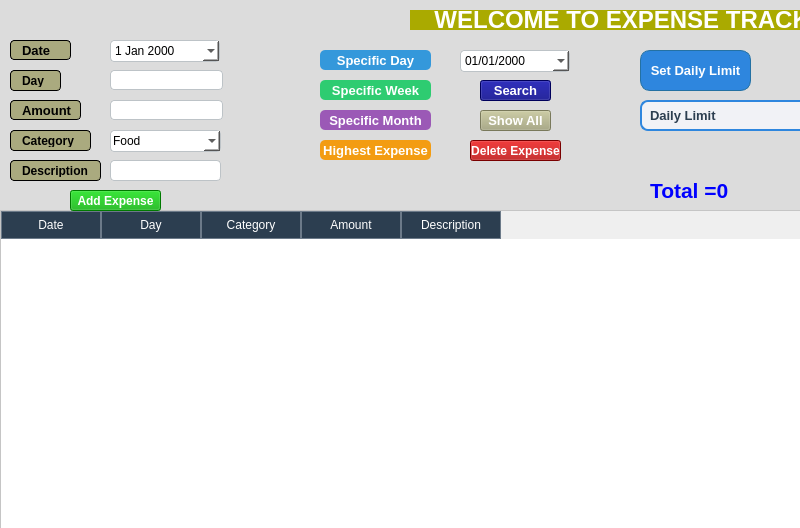
<?xml version="1.0" encoding="UTF-8"?>
<ui version="4.0">
 <class>MainWindow</class>
 <widget class="QMainWindow" name="MainWindow">
  <property name="geometry">
   <rect>
    <x>0</x>
    <y>0</y>
    <width>800</width>
    <height>528</height>
   </rect>
  </property>
  <property name="palette">
   <palette>
    <active>
     <colorrole role="Button">
      <brush brushstyle="SolidPattern">
       <color alpha="255">
        <red>220</red>
        <green>220</green>
        <blue>220</blue>
       </color>
      </brush>
     </colorrole>
     <colorrole role="Base">
      <brush brushstyle="SolidPattern">
       <color alpha="255">
        <red>220</red>
        <green>220</green>
        <blue>220</blue>
       </color>
      </brush>
     </colorrole>
     <colorrole role="Window">
      <brush brushstyle="SolidPattern">
       <color alpha="255">
        <red>220</red>
        <green>220</green>
        <blue>220</blue>
       </color>
      </brush>
     </colorrole>
    </active>
    <inactive>
     <colorrole role="Button">
      <brush brushstyle="SolidPattern">
       <color alpha="255">
        <red>220</red>
        <green>220</green>
        <blue>220</blue>
       </color>
      </brush>
     </colorrole>
     <colorrole role="Base">
      <brush brushstyle="SolidPattern">
       <color alpha="255">
        <red>220</red>
        <green>220</green>
        <blue>220</blue>
       </color>
      </brush>
     </colorrole>
     <colorrole role="Window">
      <brush brushstyle="SolidPattern">
       <color alpha="255">
        <red>220</red>
        <green>220</green>
        <blue>220</blue>
       </color>
      </brush>
     </colorrole>
    </inactive>
    <disabled>
     <colorrole role="Button">
      <brush brushstyle="SolidPattern">
       <color alpha="255">
        <red>220</red>
        <green>220</green>
        <blue>220</blue>
       </color>
      </brush>
     </colorrole>
     <colorrole role="Base">
      <brush brushstyle="SolidPattern">
       <color alpha="255">
        <red>220</red>
        <green>220</green>
        <blue>220</blue>
       </color>
      </brush>
     </colorrole>
     <colorrole role="Window">
      <brush brushstyle="SolidPattern">
       <color alpha="255">
        <red>220</red>
        <green>220</green>
        <blue>220</blue>
       </color>
      </brush>
     </colorrole>
    </disabled>
   </palette>
  </property>
  <property name="windowTitle">
   <string>MainWindow</string>
  </property>
  <property name="styleSheet">
   <string notr="true">/* صرف ان ناموں والے لیبلز پر اسٹائل لگے گا */
#lblDate, #lblDay, #lblCategory, #lblAmount, #lblDescription {
    color: #2f3640;             /* گہرا سرمئی ٹیکسٹ */
    background: transparent;    /* اس سے مین ونڈو کا کلر خراب نہیں ہوگا */
    border: 1px solid #000000;  /* کالی بارڈر */
    border-radius: 4px;         
    padding: 3px 8px;           
    font-weight: bold;          
}

/* اگر آپ چاہتے ہیں کہ بارڈر کے اندر تھوڑا ہلکا سفید رنگ ہو تو اسے استعمال کریں */
/* ورنہ اوپر والا 'transparent' بہترین ہے */</string>
  </property>
  <widget class="QWidget" name="centralwidget">
   <widget class="QTableWidget" name="tableWidget">
    <property name="geometry">
     <rect>
      <x>0</x>
      <y>210</y>
      <width>971</width>
      <height>381</height>
     </rect>
    </property>
    <property name="minimumSize">
     <size>
      <width>0</width>
      <height>381</height>
     </size>
    </property>
    <property name="styleSheet">
     <string notr="true">/* یہ پوری ونڈو کا بیک گراؤنڈ رنگ سیٹ کرے گا */
QMainWindow {
    background-color: rgb(170, 170, 0); 
}

/* یہ صرف ٹیبل کے ہیڈر (Date, Day, etc.) کا رنگ بدلے گا */
QHeaderView::section {
    background-color: #2c3e50; /* گہرا نیلا رنگ */
    color: white;               /* سفید لکھائی */
    padding: 4px;
    border: 1px solid #6c7a89;
}

/* یہ باقی ٹیبل کو سفید رکھے گا */
QTableWidget {
    background-color: white;
}</string>
    </property>
    <property name="selectionBehavior">
     <enum>QAbstractItemView::SelectionBehavior::SelectRows</enum>
    </property>
    <column>
     <property name="text">
      <string>Date</string>
     </property>
    </column>
    <column>
     <property name="text">
      <string>Day</string>
     </property>
    </column>
    <column>
     <property name="text">
      <string>Category</string>
     </property>
    </column>
    <column>
     <property name="text">
      <string>Amount</string>
     </property>
    </column>
    <column>
     <property name="text">
      <string>Description</string>
     </property>
    </column>
   </widget>
   <widget class="QLineEdit" name="txtday">
    <property name="geometry">
     <rect>
      <x>110</x>
      <y>70</y>
      <width>113</width>
      <height>20</height>
     </rect>
    </property>
    <property name="styleSheet">
     <string notr="true">QLineEdit, QComboBox, QDateEdit {
    border: 1px solid #bdc3c7;
    border-radius: 4px;
    padding: 2px;
    background-color: #ffffff;
    selection-background-color: #2980b9;
}</string>
    </property>
    <property name="readOnly">
     <bool>true</bool>
    </property>
   </widget>
   <widget class="QLineEdit" name="txtamount">
    <property name="geometry">
     <rect>
      <x>110</x>
      <y>100</y>
      <width>113</width>
      <height>20</height>
     </rect>
    </property>
    <property name="styleSheet">
     <string notr="true">QLineEdit, QComboBox, QDateEdit {
    border: 1px solid #bdc3c7;
    border-radius: 4px;
    padding: 2px;
    background-color: #ffffff;
    selection-background-color: #2980b9;
}</string>
    </property>
   </widget>
   <widget class="QLabel" name="lblDate">
    <property name="geometry">
     <rect>
      <x>10</x>
      <y>40</y>
      <width>61</width>
      <height>20</height>
     </rect>
    </property>
    <property name="font">
     <font>
      <pointsize>10</pointsize>
      <bold>true</bold>
     </font>
    </property>
    <property name="styleSheet">
     <string notr="true">background-color: rgb(170, 170, 127);
color: rgb(0, 0, 0);</string>
    </property>
    <property name="text">
     <string>Date</string>
    </property>
   </widget>
   <widget class="QLabel" name="lblDay">
    <property name="geometry">
     <rect>
      <x>10</x>
      <y>70</y>
      <width>51</width>
      <height>21</height>
     </rect>
    </property>
    <property name="font">
     <font>
      <pointsize>9</pointsize>
      <bold>true</bold>
     </font>
    </property>
    <property name="styleSheet">
     <string notr="true">background-color: rgb(170, 170, 127);
color: rgb(0, 0, 0);</string>
    </property>
    <property name="text">
     <string>Day</string>
    </property>
   </widget>
   <widget class="QLabel" name="lblCategory">
    <property name="geometry">
     <rect>
      <x>10</x>
      <y>130</y>
      <width>81</width>
      <height>21</height>
     </rect>
    </property>
    <property name="font">
     <font>
      <pointsize>9</pointsize>
      <bold>true</bold>
     </font>
    </property>
    <property name="styleSheet">
     <string notr="true">background-color: rgb(170, 170, 127);
color: rgb(0, 0, 0);</string>
    </property>
    <property name="text">
     <string>Category</string>
    </property>
   </widget>
   <widget class="QLabel" name="lblAmount">
    <property name="geometry">
     <rect>
      <x>10</x>
      <y>100</y>
      <width>71</width>
      <height>20</height>
     </rect>
    </property>
    <property name="font">
     <font>
      <pointsize>10</pointsize>
      <bold>true</bold>
     </font>
    </property>
    <property name="styleSheet">
     <string notr="true">background-color: rgb(170, 170, 127);
color: rgb(0, 0, 0);</string>
    </property>
    <property name="text">
     <string>Amount</string>
    </property>
   </widget>
   <widget class="QPushButton" name="btnadd">
    <property name="geometry">
     <rect>
      <x>70</x>
      <y>190</y>
      <width>91</width>
      <height>21</height>
     </rect>
    </property>
    <property name="font">
     <font>
      <bold>true</bold>
     </font>
    </property>
    <property name="styleSheet">
     <string notr="true">background-color: rgb(0, 170, 0);
color: rgb(255, 255, 255);</string>
    </property>
    <property name="text">
     <string>Add Expense</string>
    </property>
   </widget>
   <widget class="QLabel" name="label_welcome">
    <property name="geometry">
     <rect>
      <x>410</x>
      <y>10</y>
      <width>451</width>
      <height>20</height>
     </rect>
    </property>
    <property name="font">
     <font>
      <pointsize>18</pointsize>
      <italic>false</italic>
      <bold>true</bold>
      <underline>false</underline>
      <strikeout>false</strikeout>
     </font>
    </property>
    <property name="styleSheet">
     <string notr="true">background-color: rgb(170, 170, 0);
color: rgb(255, 255, 255);</string>
    </property>
    <property name="text">
     <string> WELCOME TO EXPENSE TRACKER</string>
    </property>
    <property name="alignment">
     <set>Qt::AlignmentFlag::AlignCenter</set>
    </property>
   </widget>
   <widget class="QPushButton" name="btn_delete">
    <property name="geometry">
     <rect>
      <x>470</x>
      <y>140</y>
      <width>91</width>
      <height>21</height>
     </rect>
    </property>
    <property name="font">
     <font>
      <bold>true</bold>
     </font>
    </property>
    <property name="styleSheet">
     <string notr="true">background-color: rgb(170, 0, 0);
color: rgb(255, 255, 255);</string>
    </property>
    <property name="text">
     <string>Delete Expense</string>
    </property>
   </widget>
   <widget class="QLabel" name="lblTotal">
    <property name="geometry">
     <rect>
      <x>650</x>
      <y>170</y>
      <width>331</width>
      <height>41</height>
     </rect>
    </property>
    <property name="font">
     <font>
      <pointsize>16</pointsize>
      <bold>true</bold>
     </font>
    </property>
    <property name="styleSheet">
     <string notr="true">
color: rgb(0, 0, 255);
font-weight:bold;</string>
    </property>
    <property name="text">
     <string>Total =0</string>
    </property>
   </widget>
   <widget class="QPushButton" name="btnSearch">
    <property name="geometry">
     <rect>
      <x>480</x>
      <y>80</y>
      <width>71</width>
      <height>21</height>
     </rect>
    </property>
    <property name="font">
     <font>
      <pointsize>10</pointsize>
      <bold>true</bold>
     </font>
    </property>
    <property name="styleSheet">
     <string notr="true">background-color: rgb(0, 0, 127);
color: rgb(255, 255, 255);</string>
    </property>
    <property name="text">
     <string>Search</string>
    </property>
   </widget>
   <widget class="QPushButton" name="btnShowAll">
    <property name="geometry">
     <rect>
      <x>480</x>
      <y>110</y>
      <width>71</width>
      <height>21</height>
     </rect>
    </property>
    <property name="font">
     <font>
      <pointsize>10</pointsize>
      <bold>true</bold>
     </font>
    </property>
    <property name="styleSheet">
     <string notr="true">background-color: rgb(170, 170, 127);
color: rgb(255, 255, 255);</string>
    </property>
    <property name="text">
     <string>Show All</string>
    </property>
   </widget>
   <widget class="QDateEdit" name="dateSearch">
    <property name="geometry">
     <rect>
      <x>460</x>
      <y>50</y>
      <width>110</width>
      <height>22</height>
     </rect>
    </property>
    <property name="styleSheet">
     <string notr="true">QLineEdit, QComboBox, QDateEdit {
    border: 1px solid #bdc3c7;
    border-radius: 4px;
    padding: 2px;
    background-color: #ffffff;
    selection-background-color: #2980b9;
}</string>
    </property>
    <property name="displayFormat">
     <string>dd/MM/yyyy</string>
    </property>
    <property name="calendarPopup">
     <bool>true</bool>
    </property>
   </widget>
   <widget class="QDateEdit" name="dateInput">
    <property name="geometry">
     <rect>
      <x>110</x>
      <y>40</y>
      <width>110</width>
      <height>22</height>
     </rect>
    </property>
    <property name="styleSheet">
     <string notr="true">QLineEdit, QComboBox, QDateEdit {
    border: 1px solid #bdc3c7;
    border-radius: 4px;
    padding: 2px;
    background-color: #ffffff;
    selection-background-color: #2980b9;
}</string>
    </property>
    <property name="readOnly">
     <bool>false</bool>
    </property>
    <property name="calendarPopup">
     <bool>true</bool>
    </property>
   </widget>
   <widget class="QComboBox" name="comboCategory">
    <property name="geometry">
     <rect>
      <x>110</x>
      <y>130</y>
      <width>111</width>
      <height>22</height>
     </rect>
    </property>
    <property name="styleSheet">
     <string notr="true">QLineEdit, QComboBox, QDateEdit {
    border: 1px solid #bdc3c7;
    border-radius: 4px;
    padding: 2px;
    background-color: #ffffff;
    selection-background-color: #2980b9;
}</string>
    </property>
    <item>
     <property name="text">
      <string>Food</string>
     </property>
    </item>
    <item>
     <property name="text">
      <string>Transport</string>
     </property>
    </item>
    <item>
     <property name="text">
      <string>Bills</string>
     </property>
    </item>
    <item>
     <property name="text">
      <string>Shopping</string>
     </property>
    </item>
    <item>
     <property name="text">
      <string>Health</string>
     </property>
    </item>
    <item>
     <property name="text">
      <string>Education</string>
     </property>
    </item>
    <item>
     <property name="text">
      <string>Entertainment</string>
     </property>
    </item>
    <item>
     <property name="text">
      <string>Others</string>
     </property>
    </item>
   </widget>
   <widget class="QLineEdit" name="txtnote">
    <property name="geometry">
     <rect>
      <x>110</x>
      <y>160</y>
      <width>111</width>
      <height>21</height>
     </rect>
    </property>
    <property name="styleSheet">
     <string notr="true">QLineEdit, QComboBox, QDateEdit {
    border: 1px solid #bdc3c7;
    border-radius: 4px;
    padding: 2px;
    background-color: #ffffff;
    selection-background-color: #2980b9;
}</string>
    </property>
   </widget>
   <widget class="QLabel" name="lblDescription">
    <property name="geometry">
     <rect>
      <x>10</x>
      <y>160</y>
      <width>91</width>
      <height>21</height>
     </rect>
    </property>
    <property name="font">
     <font>
      <pointsize>9</pointsize>
      <bold>true</bold>
     </font>
    </property>
    <property name="styleSheet">
     <string notr="true">background-color: rgb(170, 170, 127);
color: rgb(0, 0, 0);</string>
    </property>
    <property name="text">
     <string>Description</string>
    </property>
   </widget>
   <widget class="QPushButton" name="btnFilterDay">
    <property name="geometry">
     <rect>
      <x>320</x>
      <y>50</y>
      <width>111</width>
      <height>20</height>
     </rect>
    </property>
    <property name="font">
     <font>
      <pointsize>10</pointsize>
      <bold>true</bold>
     </font>
    </property>
    <property name="styleSheet">
     <string notr="true">background-color: #3498db; 
color: white; 
border-radius: 5px; 
font-weight: bold;</string>
    </property>
    <property name="text">
     <string>Specific Day</string>
    </property>
   </widget>
   <widget class="QPushButton" name="btnFilterWeek">
    <property name="geometry">
     <rect>
      <x>320</x>
      <y>80</y>
      <width>111</width>
      <height>20</height>
     </rect>
    </property>
    <property name="font">
     <font>
      <pointsize>10</pointsize>
      <bold>true</bold>
     </font>
    </property>
    <property name="styleSheet">
     <string notr="true">background-color: #2ecc71; 
color: white; 
border-radius: 5px; 
font-weight: bold;</string>
    </property>
    <property name="text">
     <string>Specific Week</string>
    </property>
   </widget>
   <widget class="QPushButton" name="btnFilterMonth">
    <property name="geometry">
     <rect>
      <x>320</x>
      <y>110</y>
      <width>111</width>
      <height>20</height>
     </rect>
    </property>
    <property name="font">
     <font>
      <pointsize>10</pointsize>
      <bold>true</bold>
     </font>
    </property>
    <property name="styleSheet">
     <string notr="true">background-color: #9b59b6; 
color: white; 
border-radius: 5px; 
font-weight: bold;</string>
    </property>
    <property name="text">
     <string>Specific Month</string>
    </property>
   </widget>
   <widget class="QPushButton" name="btnHighestCategory">
    <property name="geometry">
     <rect>
      <x>320</x>
      <y>140</y>
      <width>111</width>
      <height>20</height>
     </rect>
    </property>
    <property name="font">
     <font>
      <pointsize>10</pointsize>
      <bold>true</bold>
     </font>
    </property>
    <property name="styleSheet">
     <string notr="true">background-color: #f39c12; 
color: white; 
font-weight: bold; 
border-radius: 5px;</string>
    </property>
    <property name="text">
     <string>Highest Expense</string>
    </property>
   </widget>
   <widget class="QPushButton" name="btnSetLimit">
    <property name="geometry">
     <rect>
      <x>640</x>
      <y>50</y>
      <width>111</width>
      <height>41</height>
     </rect>
    </property>
    <property name="font">
     <font>
      <pointsize>-1</pointsize>
      <bold>true</bold>
     </font>
    </property>
    <property name="styleSheet">
     <string notr="true">QPushButton {
    background-color: #2e86de; /* خوبصورت نیلے رنگ کا شیڈ */
    color: white;
    border-radius: 10px;
    padding: 8px;
    font-weight: bold;
    font-size: 13px;
    border: 1px solid #2471a3;
}

QPushButton:hover {
    background-color: #54a0ff; /* ماؤس اوپر لانے پر ہلکا نیلا */
}

QPushButton:pressed {
    background-color: #2980b9; /* کلک کرنے پر گہرا نیلا */
}</string>
    </property>
    <property name="text">
     <string>Set Daily Limit</string>
    </property>
   </widget>
   <widget class="QLabel" name="lblCurrentLimit">
    <property name="geometry">
     <rect>
      <x>640</x>
      <y>100</y>
      <width>171</width>
      <height>31</height>
     </rect>
    </property>
    <property name="font">
     <font>
      <pointsize>10</pointsize>
      <bold>true</bold>
     </font>
    </property>
    <property name="styleSheet">
     <string notr="true">QLabel {
    color: #2c3e50; /* ٹیکسٹ کا رنگ */
    background-color: #f1f2f6; /* ہلکا سرمئی بیک گراؤنڈ */
    border: 2px solid #2e86de; /* بٹن سے میچ کرتا ہوا نیلا بارڈر */
    border-radius: 8px;
    padding: 5px;
    font-weight: bold;
}</string>
    </property>
    <property name="text">
     <string>Daily Limit</string>
    </property>
   </widget>
  </widget>
  <widget class="QMenuBar" name="menubar">
   <property name="geometry">
    <rect>
     <x>0</x>
     <y>0</y>
     <width>800</width>
     <height>18</height>
    </rect>
   </property>
  </widget>
 </widget>
 <resources/>
 <connections/>
</ui>
